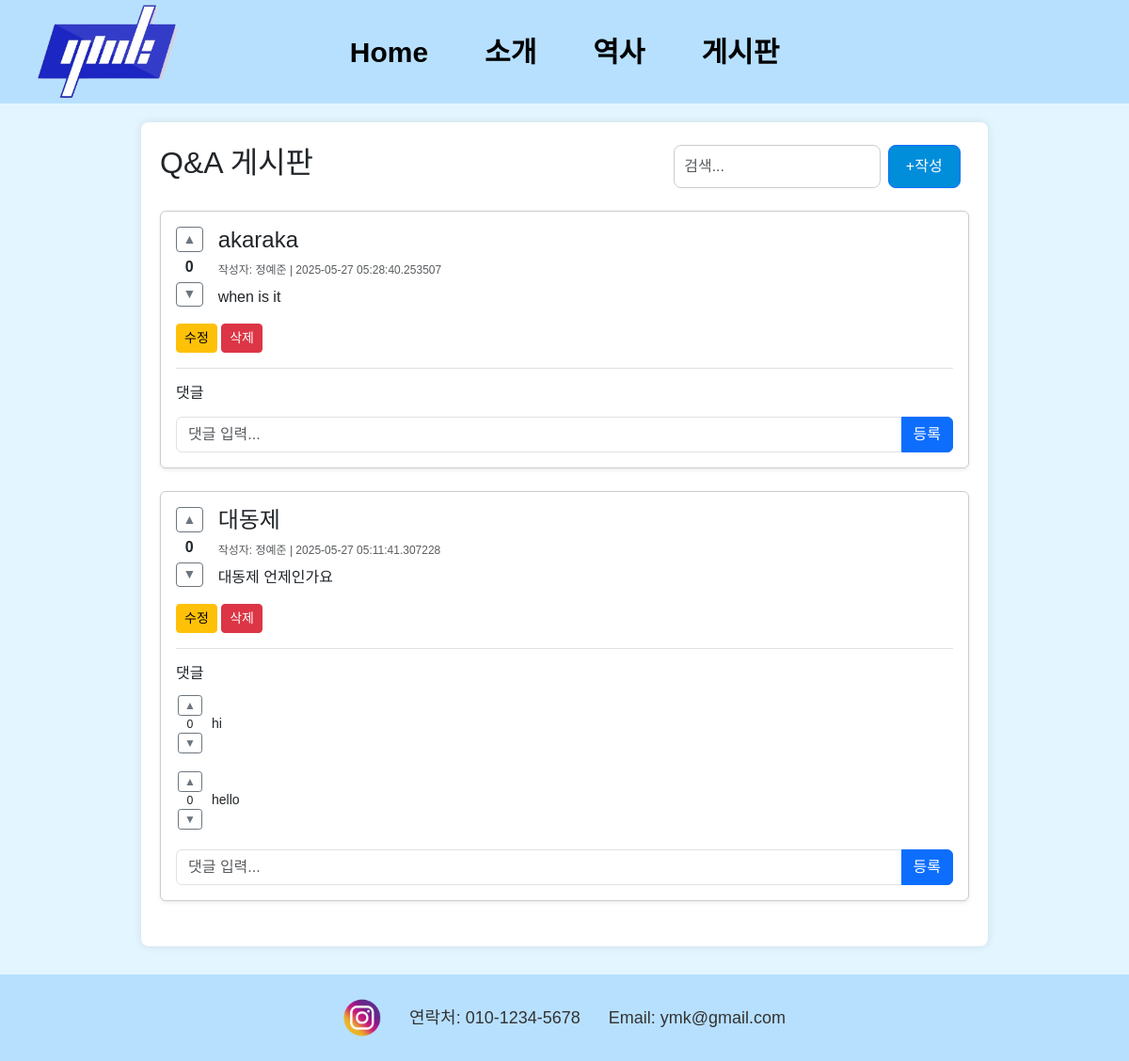
Before: /qna with the older database file.
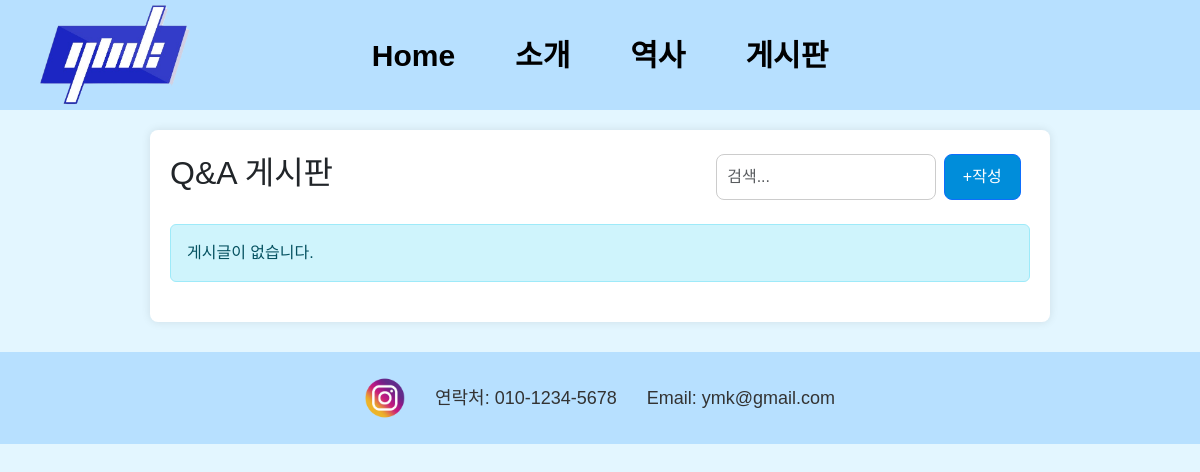
After: the same page with the newer database file.
### app.py (models this page shows)
class Post(db.Model):
    id = db.Column(db.Integer, primary_key=True)
    name = db.Column(db.String(50))
    title = db.Column(db.String(200))
    content = db.Column(db.Text)
    created_at = db.Column(db.DateTime, default=datetime.utcnow)
    password_hash = db.Column(db.String(128))  # 추가
    comments = db.relationship('Comment', backref='post', lazy=True, cascade="all, delete-orphan")
    votes = db.relationship('PostVote', backref='post', lazy=True, cascade="all, delete-orphan")
    @property
    def vote_count(self):
        return db.session.query(db.func.sum(PostVote.vote_type)).filter(
            PostVote.post_id == self.id
        ).scalar() or 0

class Comment(db.Model):
    id = db.Column(db.Integer, primary_key=True)
    content = db.Column(db.Text, nullable=False)
    post_id = db.Column(db.Integer, db.ForeignKey('post.id'), nullable=False)
    votes = db.relationship('CommentVote', backref='comment', lazy=True, cascade="all, delete-orphan")
    @property
    def vote_count(self):
        return db.session.query(db.func.sum(CommentVote.vote_type)).filter(
            CommentVote.comment_id == self.id
        ).scalar() or 0

### app.py (the view)
@app.route('/qna')
def qna():
    query = request.args.get('query', '')
    if query:
        posts = Post.query.filter(
            (Post.title.contains(query)) |
            (Post.content.contains(query)) |
            (Post.name.contains(query))
        ).order_by(Post.created_at.desc()).all()
    else:
        posts = Post.query.order_by(Post.created_at.desc()).all()
    return render_template('qna.html', posts=posts, query=query)

### templates/qna.html (shortened to what this page needs)
<!DOCTYPE html>
<html lang="ko">
<head>
  <link href="https://cdn.jsdelivr.net/npm/bootstrap@5.3.0/dist/css/bootstrap.min.css" rel="stylesheet">
  <link rel="stylesheet" href="/static/qna.css">
</head>
<body>
<header class="header">
  <div class="logo">
        <img src="../static/pictures/YMK%20로고.png" alt="Clickable Image" id="logoimg" style="cursor: pointer;">
  </div>
  <div class="navbar">
    <ul class="menu-bar">
      <li><a href="{{ url_for('home') }}">Home</a></li>
      <li><a href="{{ url_for('intro') }}">소개</a></li>
      <li><a href="{{ url_for('team') }}">역사</a></li>
      <li><a href="{{ url_for('qna') }}">게시판</a></li>
    </ul>
  </div>
</header>
  <div class="main-content container py-4">
    <div class="top-bar d-flex justify-content-between align-items-center mb-4">
      <h2>Q&A 게시판</h2>
      <form class="d-flex" method="GET" action="{{ url_for('qna') }}">
        <input type="text" name="query" placeholder="검색..." class="form-control me-2" value="{{ query }}">
        <a href="{{ url_for('create_post') }}" class="btn btn-primary">+작성</a>
      </form>
    </div>
    <div id="postsContainer">
      {% for post in posts %}
      <div class="post mb-4 p-3 bg-white rounded shadow-sm">
        <div class="d-flex">
          <div class="vote-buttons me-3">
            <form method="POST" action="{{ url_for('vote_post', post_id=post.id, vote_type=1) }}">
              <button type="submit" class="vote-btn upvote btn btn-sm {% if post.votes|selectattr('session_id', 'equalto', session.get('session_id'))|selectattr('vote_type', 'equalto', 1)|list %}btn-success{% else %}btn-outline-secondary{% endif %}">▲</button>
            </form>
            <div class="vote-count text-center my-1 fw-bold">{{ post.vote_count }}</div>
            <form method="POST" action="{{ url_for('vote_post', post_id=post.id, vote_type=-1) }}">
              <button type="submit" class="vote-btn downvote btn btn-sm {% if post.votes|selectattr('session_id', 'equalto', session.get('session_id'))|selectattr('vote_type', 'equalto', -1)|list %}btn-danger{% else %}btn-outline-secondary{% endif %}">▼</button>
            </form>
          </div>
          <div class="flex-grow-1">
            <h4>{{ post.title }}</h4>
            <div class="meta text-muted mb-2">작성자: {{ post.name }} | {{ post.created_at }}</div>
            <div class="body mb-3">{{ post.content }}</div>
          </div>
        </div>
        <div class="actions mb-3">
          <a href="{{ url_for('verify', post_id=post.id) }}" class="btn btn-sm btn-warning">수정</a>
          <form method="POST" action="{{ url_for('delete_post', post_id=post.id) }}" style="display: inline;">
            <button type="submit" class="btn btn-sm btn-danger">삭제</button>
          </form>
        </div>
        <div class="comments border-top pt-3">
          <h6>댓글</h6>
          {% for comment in post.comments %}
          <div class="comment mb-2 d-flex align-items-center">
            <div class="comment-vote me-2 d-flex flex-column align-items-center">
              <form method="POST" action="{{ url_for('vote_comment', comment_id=comment.id, vote_type=1) }}" class="vote-form">
                <button type="submit" class="vote-btn upvote btn btn-xs {% if comment.votes|selectattr('session_id', 'equalto', session.get('session_id'))|selectattr('vote_type', 'equalto', 1)|list %}btn-success{% else %}btn-outline-secondary{% endif %}">▲</button>
              </form>
              <div class="vote-count small">{{ comment.vote_count }}</div>
              <form method="POST" action="{{ url_for('vote_comment', comment_id=comment.id, vote_type=-1) }}" class="vote-form">
                <button type="submit" class="vote-btn downvote btn btn-xs {% if comment.votes|selectattr('session_id', 'equalto', session.get('session_id'))|selectattr('vote_type', 'equalto', -1)|list %}btn-danger{% else %}btn-outline-secondary{% endif %}">▼</button>
              </form>
            </div>
            <div class="comment-content flex-grow-1">{{ comment.content }}</div>
          </div>
          {% endfor %}
          <form method="POST" action="{{ url_for('comment', post_id=post.id) }}" class="mt-3">
            <div class="input-group">
              <input type="text" name="comment" class="form-control" placeholder="댓글 입력...">
              <button type="submit" class="btn btn-primary">등록</button>
            </div>
          </form>
        </div>
      </div>
      {% else %}
      <div class="alert alert-info">게시글이 없습니다.</div>
      {% endfor %}
    </div>
  </div>
  <footer id="footer-wrap">
    <div class="footer">
      <ul class="sns">
        <li>
          <a href="https://www.instagram.com/ymkofficial/" target="_blank">
            <img alt="instagram" src="/static/pictures/foot-icon02.png">
          </a>
        </li>
        <li>연락처: 010-1234-5678</li>
        <li>Email: ymk@gmail.com</li>
      </ul>
    </div>
  </footer>
</body>
</html>

### static/qna.css (style rules this page uses)
body { font-family: "Malgun Gothic ", "Apple SD Gothic Neo", "Noto Sans KR", sans-serif; font-optical-sizing: auto; font-weight: 400; background-color: #E3F6FF; font-style: normal; }
.header { display: flex; align-items: center; padding: 5px 40px; background-color: #B7E0FF; margin-bottom: 8px; }
.logo { flex: 0 0 auto; }
.logo img { height: 100px; width: 150px; }
.navbar { position: absolute; left: 50%; transform: translateX(-50%); }
.menu-bar { display: flex; list-style: none; gap: 20px; font-size: 30px; font-weight: bold; margin: 0; padding: 0; }
.menu-bar a { display: inline-block; padding: 10px 20px; border-radius: 10px; text-align: center; text-decoration: none; color: black; transition: background-color 0.3s, color 0.3s; }
.main-content { flex: 1; max-width: 900px; margin: 20px auto; padding: 20px; background-color: white; border-radius: 8px; box-shadow: 0 0 10px rgba(0,0,0,0.1); }
#footer-wrap { background-color: #B7E0FF !important; padding: 15px 0; width: 100%; margin-top: 30px; }
.footer { width: 100%; text-align: center; }
.footer .sns { list-style: none; margin: 0; padding: 10px; display: flex; justify-content: center; align-items: center; gap: 30px; flex-wrap: wrap; }
.footer .sns li { display: flex; align-items: center; gap: 8px; font-family: sans-serif; font-size: 18px; color: #333; }
.footer .sns img { width: 40px; height: auto; }
.top-bar input[type="text"] { width: 70%; padding: 10px; font-size: 16px; border-radius: 8px; border: 1px solid #ccc; }
.top-bar a { text-decoration: none; background-color: #008DDA; color: white; padding: 10px 18px; border-radius: 8px; font-size: 16px; }

Changed rows visible on the page:
removed Post: vote_count "0", title "akaraka", name "정예준", created_at "2025-05-27 05:28:40.253507", content "when is it"
removed Post: vote_count "0", title "대동제", name "정예준", created_at "2025-05-27 05:11:41.307228", content "대동제 언제인가요"
removed Comment: vote_count "0", content "hi"
removed Comment: vote_count "0", content "hello"
Other visible differences:
text now shown: "게시글이 없습니다."
